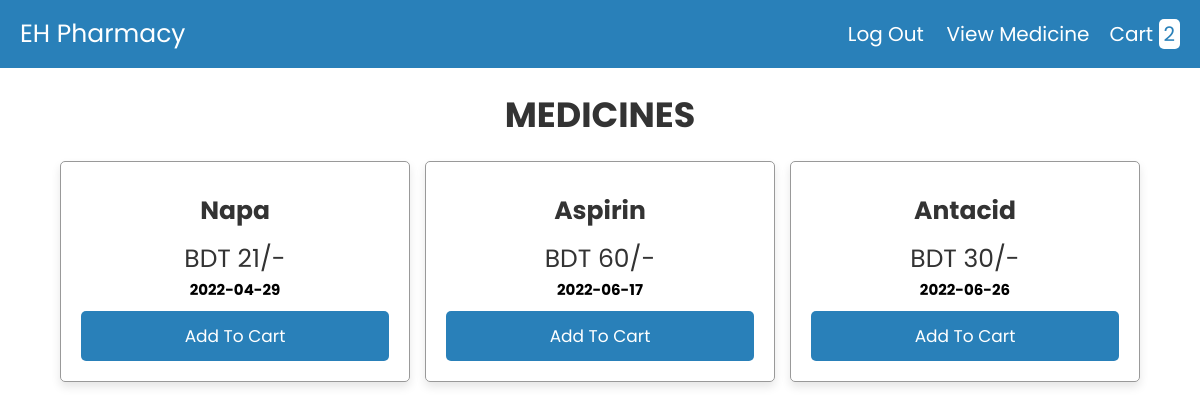
/medicine/products.php, run on the app's committed database.
### tables this page shows
CREATE TABLE `products` (
  `id` int(255) NOT NULL,
  `name` varchar(255) NOT NULL,
  `price` int(255) NOT NULL,
  `exp_date` date NOT NULL
);

### medicine/products.php (the view, shortened to what this page needs)
<?php
@include 'config.php';
?>
<!DOCTYPE html>
<html lang="en">
<head>
   <link rel="stylesheet" href="https://cdnjs.cloudflare.com/ajax/libs/font-awesome/6.0.0/css/all.min.css">
   <link rel="stylesheet" href="css/style.css">
</head>
<body>
<?php include 'header.php'; ?>
<div class="container">
<section class="products">
   <h1 class="heading">Medicines</h1>
   <div class="box-container">
      <?php
      $select_products = mysqli_query($conn, "SELECT * FROM `products`");
      if(mysqli_num_rows($select_products) > 0){
         while($fetch_product = mysqli_fetch_assoc($select_products)){
      ?>
      <form action="" method="post">
         <div class="box">
            <h3><?php echo $fetch_product['name']; ?></h3>
            <div class="price">BDT <?php echo $fetch_product['price']; ?>/-</div>
            <h2><div class="exp_date"> <?php echo $fetch_product['exp_date']; ?></div></h2>
            <input type="submit" class="btn" value="add to cart" name="add_to_cart">
         </div>
      </form>
      <?php
         };
      };
      ?>
   </div>
</section>
</div>
</body>
</html>

### medicine/css/style.css (style rules this page uses)
:root { --blue:#2980b9; --red:tomato; --orange:orange; --black:#333; --white:#fff; --bg-color:#eee; --dark-bg:rgba(0,0,0,.7); --box-shadow:0 .5rem 1rem rgba(0,0,0,.1); --border:.1rem solid #999; }
* { font-family: 'Poppins', sans-serif; margin:0; padding:0; box-sizing: border-box; outline: none; border:none; text-decoration: none; text-transform: capitalize; }
html { font-size: 62.5%; overflow-x: hidden; }
.container { max-width: 1200px; margin:0 auto; }
section { padding:2rem; }
.heading { text-align: center; font-size: 3.5rem; text-transform: uppercase; color:var(--black); margin-bottom: 2rem; }
.btn, .option-btn, .delete-btn { display: block; width: 100%; text-align: center; background-color: var(--blue); color:var(--white); font-size: 1.7rem; padding:1.2rem 3rem; border-radius: .5rem; cursor: pointer; margin-top: 1rem; }
.products .box-container { display: grid; grid-template-columns: repeat(auto-fit, 35rem); gap:1.5rem; justify-content: center; }
.products .box-container .box { text-align: center; padding:2rem; box-shadow: var(--box-shadow); border:var(--border); border-radius: .5rem; }
.products .box-container .box h3 { margin:1rem 0; font-size: 2.5rem; color:var(--black); }
.products .box-container .box .price { font-size: 2.5rem; color:var(--black); }

### data on the page
products: name "Napa", price "21", exp_date "2022-04-29"
products: name "Aspirin", price "60", exp_date "2022-06-17"
products: name "Antacid", price "30", exp_date "2022-06-26"

### other printed values
$row_count "2"
